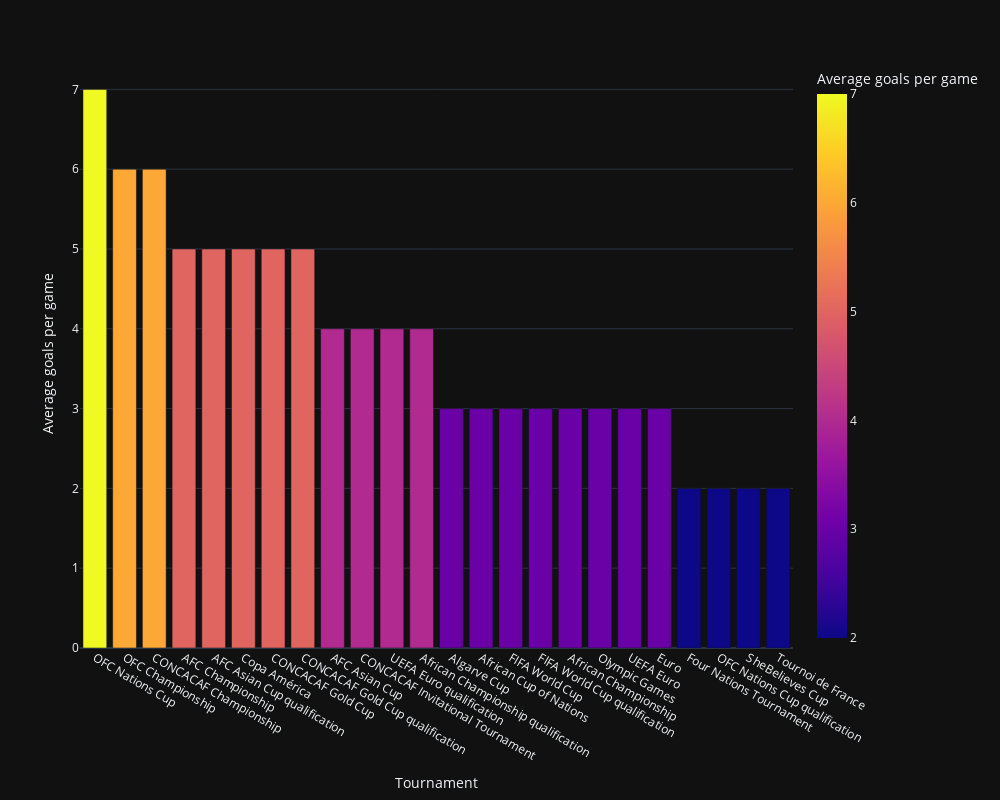

The code cell stored with this chart in its notebook:
### Code cell
fig5=px.bar(df_gpg,x='tournament',y='GPG',color='GPG',height=800,width=1000,labels={'GPG':'Average goals per game','tournament':'Tournament'})
fig5.update_layout(template='plotly_dark')
fig5.show()

### Figure 1 — Plotly figure (JSON) as saved in the notebook; plotly's stock layout.template omitted (floating-point values rounded to 4 significant figures)
{"data": [{"alignmentgroup": "True", "hovertemplate": "Tournament=%{x}<br>Average goals per game=%{marker.color}<extra></extra>", "legendgroup": "", "marker": {"color": [7, 6, 6, 5, 5, 5, 5, 5, 4, 4, 4, 4, 3, 3, 3, 3, 3, 3, 3, 3, 2, 2, 2, 2], "coloraxis": "coloraxis"}, "name": "", "offsetgroup": "", "orientation": "v", "showlegend": false, "textposition": "auto", "type": "bar", "x": ["OFC Nations Cup", "OFC Championship", "CONCACAF Championship", "AFC Championship", "AFC Asian Cup qualification", "Copa América", "CONCACAF Gold Cup", "CONCACAF Gold Cup qualification", "AFC Asian Cup", "CONCACAF Invitational Tournament", "UEFA Euro qualification", "African Championship qualification", "Algarve Cup", "African Cup of Nations", "FIFA World Cup", "FIFA World Cup qualification", "African Championship", "Olympic Games", "UEFA Euro", "Euro", "Four Nations Tournament", "OFC Nations Cup qualification", "SheBelieves Cup", "Tournoi de France"], "xaxis": "x", "y": [7, 6, 6, 5, 5, 5, 5, 5, 4, 4, 4, 4, 3, 3, 3, 3, 3, 3, 3, 3, 2, 2, 2, 2], "yaxis": "y"}], "layout": {"barmode": "relative", "coloraxis": {"colorbar": {"title": {"text": "Average goals per game"}}, "colorscale": [[0, "#0d0887"], [0.1111, "#46039f"], [0.2222, "#7201a8"], [0.3333, "#9c179e"], [0.4444, "#bd3786"], [0.5556, "#d8576b"], [0.6667, "#ed7953"], [0.7778, "#fb9f3a"], [0.8889, "#fdca26"], [1, "#f0f921"]]}, "height": 800, "legend": {"tracegroupgap": 0}, "margin": {"t": 60}, "width": 1000, "xaxis": {"anchor": "y", "domain": [0, 1], "title": {"text": "Tournament"}}, "yaxis": {"anchor": "x", "domain": [0, 1], "title": {"text": "Average goals per game"}}}}
